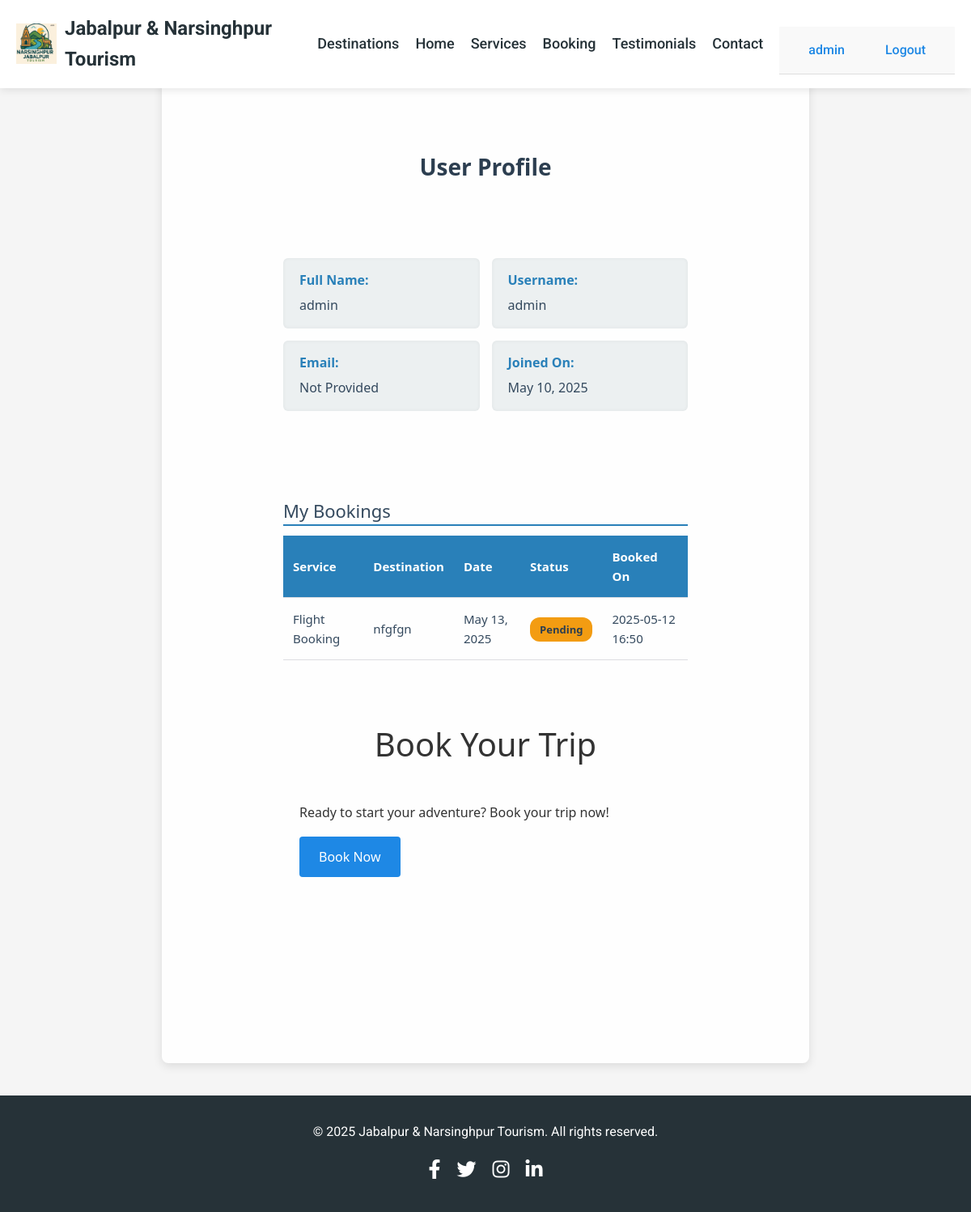
/accounts/profile/ (signed in), run on an earlier commit of the app's database.
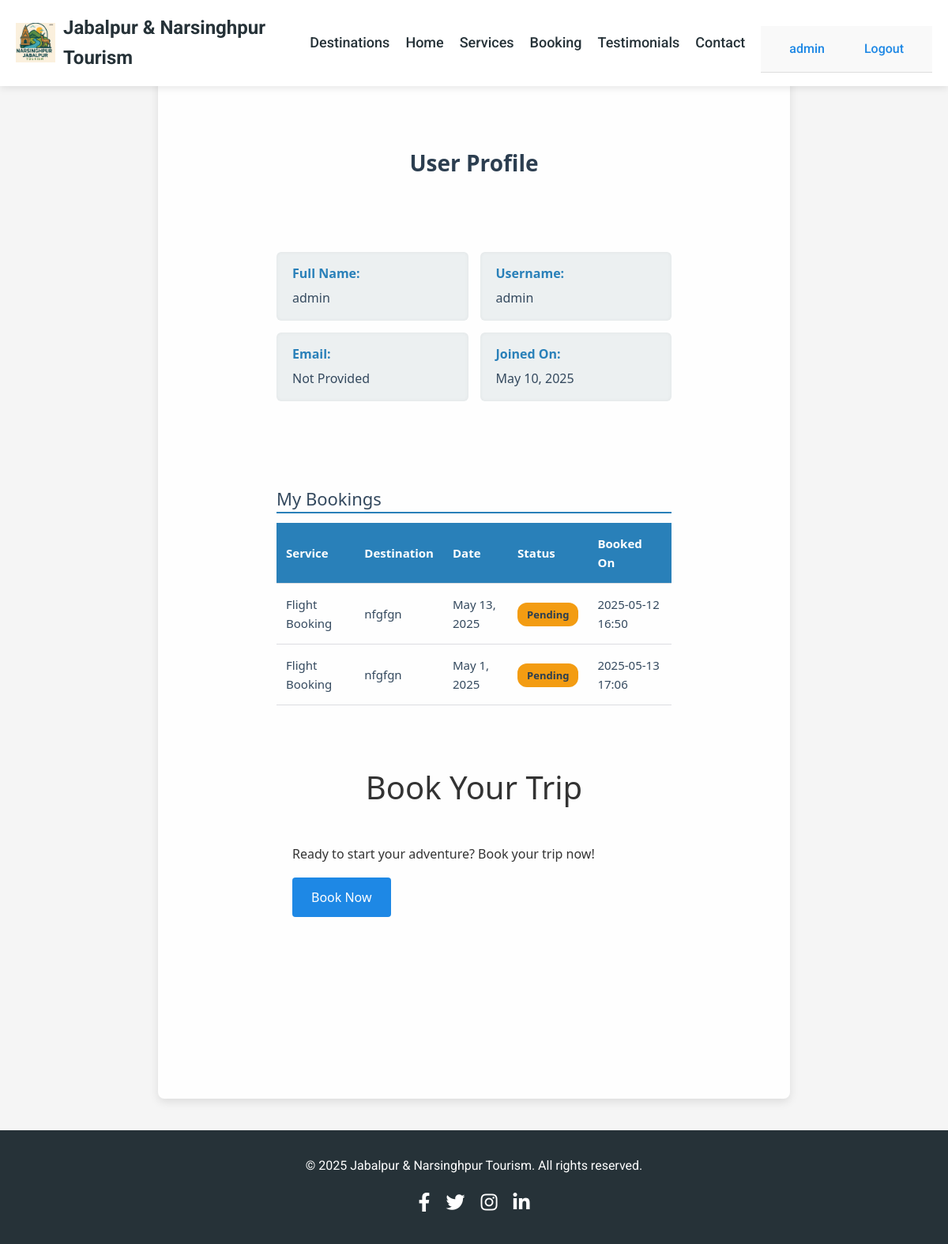
And on a later commit of the database.
### tourism_app/models.py (models this page shows, shortened)
class Booking(models.Model):
    SERVICE_CHOICES = [
        ('flight', 'Flight Booking'),
        ('hotel', 'Hotel Booking'),
        ('car', 'Car Rentals'),
    ]
    user = models.ForeignKey(User, on_delete=models.CASCADE, related_name='bookings')
    service_type = models.CharField(max_length=10, choices=SERVICE_CHOICES)
    destination = models.CharField(max_length=100)
    date = models.DateField()
    name = models.CharField(max_length=100)
    email = models.EmailField()
    created_at = models.DateTimeField(auto_now_add=True)
    status = models.CharField(max_length=20, default='pending',
                              choices=[('pending', 'Pending'),
                                      ('confirmed', 'Confirmed'),
                                      ('cancelled', 'Cancelled')])

### accounts/views.py (the view)
# urls.py: path('profile/', views.profile, name='profile'),
@login_required
def profile(request):
    bookings = Booking.objects.filter(user=request.user)
    return render(request, 'profile.html', {'bookings': bookings})

### accounts/templates/profile.html (shortened to what this page needs)
{% extends 'tourism_app/base.html' %}
{% load static %}
{% block content %}
<div class="profile-container">
  <h2 class="profile-title">User Profile</h2>
  <section class="user-info">
    <div>
      <label>Full Name:</label>
      <span>{{ request.user.get_full_name|default:request.user.username }}</span>
    </div>
    <div>
      <label>Username:</label>
      <span>{{ request.user.username }}</span>
    </div>
    <div>
      <label>Email:</label>
      <span>{{ request.user.email|default:"Not Provided" }}</span>
    </div>
    <div>
      <label>Joined On:</label>
      <span>{{ request.user.date_joined|date:"F j, Y" }}</span>
    </div>
  </section>
  <h3>My Bookings</h3>
  {% if bookings %}
      <table class="booking-table" summary="List of your service bookings">
        <thead>
          <tr>
            <th>Service</th>
            <th>Destination</th>
            <th>Date</th>
            <th>Status</th>
            <th>Booked On</th>
          </tr>
        </thead>
        <tbody>
          {% for booking in bookings %}
            <tr>
              <td>{{ booking.get_service_type_display }}</td>
              <td>{{ booking.destination }}</td>
              <td>{{ booking.date }}</td>
              <td>
                <span class="status-badge
                  {% if booking.status == 'confirmed' %}status-confirmed
                  {% elif booking.status == 'cancelled' %}status-cancelled
                  {% else %}status-pending
                  {% endif %}">
                  {{ booking.get_status_display }}
                </span>
            </td>
            <td>{{ booking.created_at|date:"Y-m-d H:i" }}</td>
        </tr>
        {% endfor %}
    </tbody>
</table>
{% else %}
<p class="no-bookings-message">You have no bookings yet.</p>
{% endif %}
  <section id="booking">
    <div class="container">
      <h2>Book Your Trip</h2>
      <div class="booking-cta">
        <p>Ready to start your adventure? Book your trip now!</p>
        <a href="{% url 'booking' %}" class="btn">Book Now</a>
      </div>
    </div>
  </section>
</div>
{%include 'tourism_app/footer.html'%}
{% endblock %}

### tourism_app/templates/tourism_app/base.html (shortened to what this page needs)
<!DOCTYPE html>
<html lang="en">
<head>
  <link href="https://cdnjs.cloudflare.com/ajax/libs/font-awesome/5.15.3/css/all.min.css" rel="stylesheet" />
  <link href="https://cdn.jsdelivr.net/npm/bootstrap@5.3.0-alpha1/dist/css/bootstrap.min.css" rel="stylesheet">
  {% load static %}
  <link rel="stylesheet" href="{% static 'css/style.css' %}">
</head>
<body>
  <header>
    <div class="container">
      <div class="logo-container">
        <img src="{% static 'images/AAN[1].png' %}" alt="Jabalpur & Narsinghpur Tourism Logo" class="header-logo">
        <span class="logo-text">Jabalpur & Narsinghpur Tourism</span>
      </div>
      <nav>
        <a href="{% url 'index' %}#destinations">Destinations</a>
        <a href="{% url 'index' %}">Home</a>
        <a href="{% url 'index' %}#services">Services</a>
        <a href="{% url 'booking' %}">Booking</a>
        <a href="{% url 'index' %}#testimonials">Testimonials</a>
        <a href="{% url 'index' %}#contact">Contact</a>
      </nav>
      <div class="auth-links">
        {% if user.is_authenticated %}
        <a href="{% url 'profile' %}">{{ user.username }}</a>
        <a href="{% url 'logout' %}">Logout</a>
        {% else %}
          <a href="{% url 'login' %}">Login</a>
        {% endif %}
      </div>
    </div>
  </header>
  <main>
    {% block content %}{% endblock %}
  </main>
</body>
</html>

### tourism_app/templates/tourism_app/footer.html
  <footer>
    <div class="container">
      <p>
        © {% now "Y" %} Jabalpur & Narsinghpur Tourism. All rights reserved.
      </p>
      <div class="social-links">
        <a href="#">
          <i class="fab fa-facebook-f"></i>
        </a>
        <a href="#">
          <i class="fab fa-twitter"></i>
        </a>
        <a href="#">
          <i class="fab fa-instagram"></i>
        </a>
        <a href="#">
          <i class="fab fa-linkedin-in"></i>
        </a>
      </div>
    </div>
  </footer>

### tourism_app/static/css/style.css (style rules this page uses)
:root { --primary-color: #1e88e5; --secondary-color: #ff9800; --dark-color: #263238; --light-color: #f5f5f5; --text-color: #333; --success-color: #4caf50; --error-color: #f44336; }
* { margin: 0; padding: 0; box-sizing: border-box; }
body { font-family: 'Roboto', sans-serif; line-height: 1.6; color: var(--text-color); background-color: var(--light-color); }
.container { max-width: 1200px; margin: 0 auto; padding: 0 20px; }
h1, h2, h3, h4, h5, h6 { margin-bottom: 1rem; }
a { text-decoration: none; color: var(--primary-color); transition: color 0.3s ease; }
img { max-width: 100%; height: auto; }
.btn { display: inline-block; padding: 0.8rem 1.5rem; background-color: var(--primary-color); color: white; border: none; border-radius: 4px; cursor: pointer; font-size: 1rem; transition: background-color 0.3s ease; }
header { background-color: white; box-shadow: 0 2px 10px rgba(0, 0, 0, 0.1); position: fixed; top: 0; left: 0; right: 0; z-index: 1000; }
header .container { display: flex; justify-content: space-between; align-items: center; padding: 1rem 20px; }
.logo-container { display: flex; align-items: center; }
.header-logo { width: 50px; height: 50px; margin-right: 10px; }
.logo-text { font-size: 1.5rem; font-weight: bold; color: var(--dark-color); }
nav { display: flex; gap: 20px; }
nav a { color: var(--dark-color); font-weight: 500; font-size: large; ; }
.auth-links { display: flex; gap: 15px; }
section { padding: 5rem 0; }
section h2 { text-align: center; font-size: 2.5rem; margin-bottom: 3rem; }
footer { background-color: var(--dark-color); color: white; padding: 2rem 0; text-align: center; }
.social-links { display: flex; justify-content: center; gap: 20px; margin-top: 1rem; }
.social-links a { color: white; font-size: 1.5rem; transition: color 0.3s ease; }
.auth-links { display: flex; justify-content: flex-end; gap: 15px; padding: 10px 20px; background-color: #f9f9f9; border-bottom: 1px solid #ddd; }
.auth-links a { text-decoration: none; color: #333; font-weight: 500; padding: 6px 12px; border-radius: 5px; transition: background-color 0.3s, color 0.3s; }
.auth-links { text-align: center; margin-top: 1rem; }
.auth-links { display: flex; align-items: center; gap: 18px; margin-left: 20px; }
.auth-links a { color: var(--primary-color); font-weight: 500; padding: 6px 16px; border-radius: 4px; transition: background 0.2s, color 0.2s; }

### accounts/templates/profile.html (style rules this page uses)
.profile-container { max-width: 800px; margin: 40px auto; padding: 150px; background-color: #fefefe; border-radius: 8px; box-shadow: 0 4px 12px rgba(0,0,0,0.1); font-family: 'Segoe UI', Tahoma, Geneva, Verdana, sans-serif; }
.profile-title { text-align: center; font-size: 28px; font-weight: 700; margin-bottom: 15px; color: #2c3e50; }
.user-info { display: flex; flex-wrap: wrap; justify-content: space-between; margin-bottom: 30px; gap: 15px; }
.user-info div { flex: 1 1 45%; background: #ecf0f1; padding: 15px 20px; border-radius: 6px; color: #34495e; box-shadow: inset 0 0 5px rgba(0,0,0,0.05); }
.user-info label { font-weight: 600; display: block; margin-bottom: 6px; color: #2980b9; }
h3 { font-size: 22px; color: #34495e; margin-bottom: 12px; border-bottom: 2px solid #2980b9; padding-bottom: 4px; }
.booking-table { width: 100%; border-collapse: collapse; font-size: 15px; color: #34495e; }
.booking-table th, .booking-table td { padding: 14px 12px; border-bottom: 1px solid #dcdde1; text-align: left; }
.booking-table th { background-color: #2980b9; color: white; font-weight: 600; }
.status-badge { padding: 6px 12px; border-radius: 12px; font-weight: 600; font-size: 13px; color: white; white-space: nowrap; }
.status-pending { background-color: #f39c12; color: #2c3e50; }

What changed in the data, as far as the page shows it:
added Booking: service_type "Flight Booking", destination "nfgfgn", date "May 1, 2025", status "Pending", created_at "2025-05-13 17:06"
